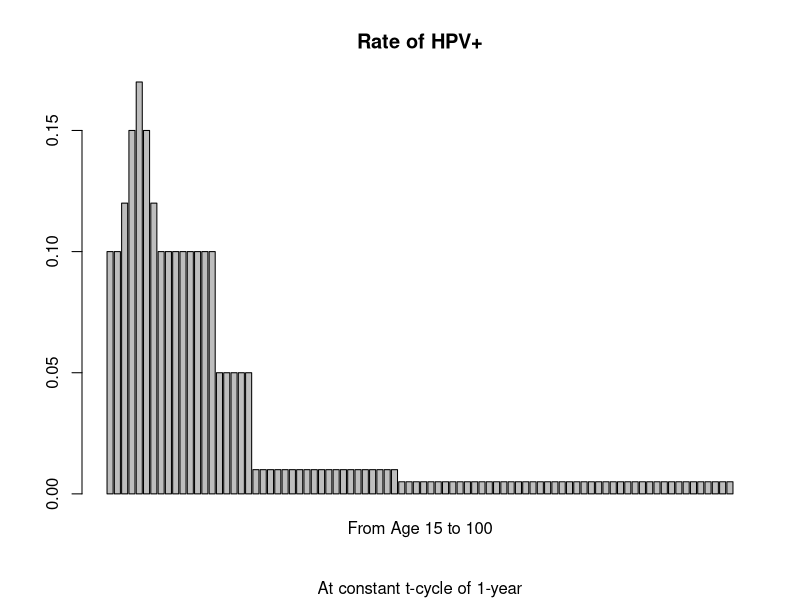

The R source for this figure:
## Copyright Gianluca Baio 2012
lognPar <- function(mu, sdev) {
	sdev.sq <- sdev ^ 2
	mu.log <- log(mu) - .5 * log(1 + sdev.sq / mu ^ 2)
	sdev.sq.log <- log(1 + (sdev.sq / mu ^ 2))
	sigma.log <- sqrt(sdev.sq.log)
	list(mu.log = mu.log, sigma.log= sigma.log)
}

# r_mu.log <- lognPar(mu = r_Age, sdev = r_Age)$mu.log
# r_mu.log
# r_sigma.log <- 1 / lognPar(mu = r_Age, sdev = r_Age)$sigma.log ^ 2
# r_sigma.log

# ==========================================================================================
# Age-specific HPV incidence ----------------------------------------------------
# ==========================================================================================
# Study 1: Sinanovic, E., et al. 2009 -------------------------------------
# The potential cost-effectiveness of adding a human papillomavirus vaccine to the cervical
# cancer screening programme in South Africa

# Age-specific incidence:
age_group <- c("15-16", "17", "18", "19", "20", "21", 
                       "22-23", "24", "25-29", "30-34", "35-39", "40-44", "45-49", "50-54", 
               "55≥")
length(age_group)
group_Age <- c(rep(age_group[1], length(15:16)), rep(age_group[2], 1), 
           rep(age_group[3], 1), rep(age_group[4], 1), rep(age_group[5], 1), 
           rep(age_group[6], 1), rep(age_group[7], length(22:23)), rep(age_group[8], 1),
           rep(age_group[9], length(24:29)), rep(age_group[10], length(30:34)), 
           rep(age_group[11], length(35:39)), rep(age_group[12], length(40:44)), 
           rep(age_group[13], length(45:49)), rep(age_group[14], length(50:54)), 
           rep(age_group[15], length(55:100)))

incidence <- as.numeric(c(.1, .12, .15, .17, .15, .12, rep(.1, 2), .05, rep(.01, 4), rep(.005, 2)))

cbind(incidence, age_group)

r_Age <- c(rep(incidence[1], length(15:16)), rep(incidence[2], 1), 
           rep(incidence[3], 1), rep(incidence[4], 1), rep(incidence[5], 1), 
           rep(incidence[6], 1), rep(incidence[7], length(22:23)), 
           rep(incidence[8], length(24:29)), rep(incidence[9], length(30:34)), 
           rep(incidence[10], length(35:39)), rep(incidence[11], length(40:44)), 
           rep(incidence[12], length(45:49)), rep(incidence[13], length(50:54)), 
           rep(incidence[14], length(55:100)))
r_Age

barplot(r_Age, names.arg = "From Age 15 to 100", 
        main = "Rate of HPV+", sub =  "At constant t-cycle of 1-year")

p_Age <- 1 - exp(-r_Age * 1)

age_group

N <- c(rep(NA, 8), 189, 235, 220, 214, 182, 149, NA)
cbind(age_group, N)
r.Prev <- cbind(rep(NA, length(age_group)), age_group)
r.Prev
n.Prev <- rep(NA, length(p_Age))













